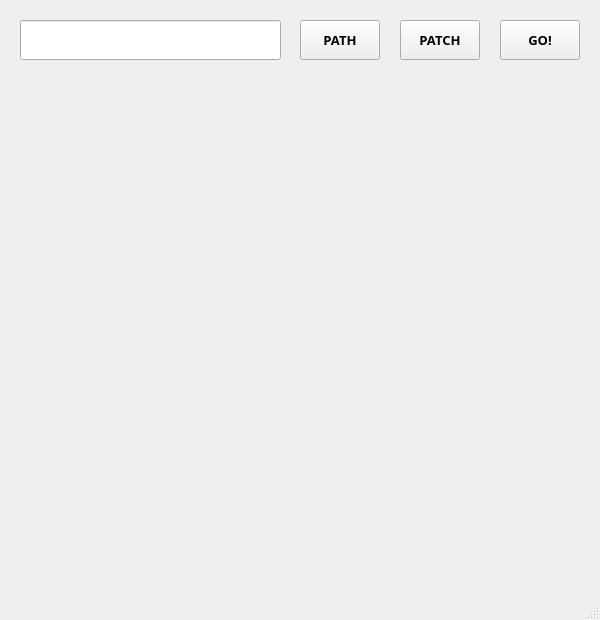
<?xml version="1.0" encoding="UTF-8"?>
<ui version="4.0">
 <class>MainWindow</class>
 <widget class="QMainWindow" name="MainWindow">
  <property name="geometry">
   <rect>
    <x>0</x>
    <y>0</y>
    <width>600</width>
    <height>620</height>
   </rect>
  </property>
  <property name="windowTitle">
   <string>MainWindow</string>
  </property>
  <widget class="QWidget" name="centralwidget">
   <widget class="QLabel" name="image_label">
    <property name="geometry">
     <rect>
      <x>20</x>
      <y>100</y>
      <width>560</width>
      <height>480</height>
     </rect>
    </property>
    <property name="cursor">
     <cursorShape>CrossCursor</cursorShape>
    </property>
    <property name="autoFillBackground">
     <bool>true</bool>
    </property>
    <property name="text">
     <string/>
    </property>
   </widget>
   <widget class="QPushButton" name="patch_button">
    <property name="geometry">
     <rect>
      <x>400</x>
      <y>20</y>
      <width>80</width>
      <height>40</height>
     </rect>
    </property>
    <property name="font">
     <font>
      <family>Arial Black</family>
      <pointsize>10</pointsize>
      <weight>75</weight>
      <bold>true</bold>
     </font>
    </property>
    <property name="text">
     <string>PATCH</string>
    </property>
   </widget>
   <widget class="QPushButton" name="path_button">
    <property name="geometry">
     <rect>
      <x>300</x>
      <y>20</y>
      <width>80</width>
      <height>40</height>
     </rect>
    </property>
    <property name="font">
     <font>
      <family>Arial Black</family>
      <pointsize>10</pointsize>
      <weight>75</weight>
      <bold>true</bold>
     </font>
    </property>
    <property name="text">
     <string>PATH</string>
    </property>
   </widget>
   <widget class="QLineEdit" name="path_line">
    <property name="geometry">
     <rect>
      <x>20</x>
      <y>20</y>
      <width>261</width>
      <height>40</height>
     </rect>
    </property>
    <property name="font">
     <font>
      <family>Arial Narrow</family>
      <pointsize>8</pointsize>
     </font>
    </property>
    <property name="readOnly">
     <bool>true</bool>
    </property>
   </widget>
   <widget class="QPushButton" name="go_button">
    <property name="geometry">
     <rect>
      <x>500</x>
      <y>20</y>
      <width>80</width>
      <height>40</height>
     </rect>
    </property>
    <property name="font">
     <font>
      <family>Arial Black</family>
      <pointsize>10</pointsize>
      <weight>75</weight>
      <bold>true</bold>
     </font>
    </property>
    <property name="text">
     <string>GO!</string>
    </property>
   </widget>
  </widget>
  <widget class="QMenuBar" name="menubar">
   <property name="geometry">
    <rect>
     <x>0</x>
     <y>0</y>
     <width>600</width>
     <height>17</height>
    </rect>
   </property>
  </widget>
  <widget class="QStatusBar" name="statusbar"/>
 </widget>
 <resources/>
 <connections/>
</ui>
